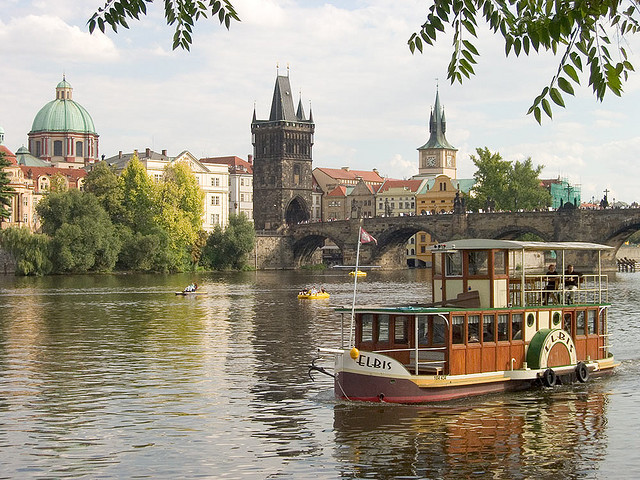
//> input picture sample2.jpeg, 640 x 480 px
$ ./2023201081_A1_Q3 sample2.jpeg 100 100   (built with g++ and OpenCV 4)
//> lines starting //> are read from the running program, lines starting //| are printed output that depends on the picture
#include <opencv2/opencv.hpp>
#include <iostream>
#include <cmath>
#include <cstdlib>
#include <unistd.h>
#include <limits.h>

using namespace std;
using namespace cv;

float giveEnergyOfPixel(int x, int y, int width, int height, Mat &image){
    Vec3b pixelPreX, pixelPostX, pixelPreY, pixelPostY;
    if(x == 0){
        if(width <= 3){
            pixelPreX = image.at<Vec3b>(y, 1);
            pixelPostX = image.at<Vec3b>(y, 2);
        }
        else {
            pixelPreX = image.at<Vec3b>(y, 1);
            pixelPostX = image.at<Vec3b>(y, 3);
        }

    }
    else if(x == width - 1) {
        if(width <= 3){
            pixelPreX = image.at<Vec3b>(y, 1);
            pixelPostX = image.at<Vec3b>(y, 0);
        }
        else {
            pixelPreX = image.at<Vec3b>(y, (width - 1) - 1);
            pixelPostX = image.at<Vec3b>(y, (width - 1) - 3);
        }
    }
    else {
        pixelPreX = image.at<Vec3b>(y, x-1);
        pixelPostX = image.at<Vec3b>(y, x+1);
    }

    if(y == 0){
        if(height <= 3){
            pixelPreY = image.at<Vec3b>(1, x);
            pixelPostY = image.at<Vec3b>(2, x);
        }
        else {
            pixelPreY = image.at<Vec3b>(1, x);
            pixelPostY = image.at<Vec3b>(3, x);
        }

    }
    else if(y == height - 1) {
        if(height <= 3){
            pixelPreY = image.at<Vec3b>(1, x);
            pixelPostY = image.at<Vec3b>(0, x);
        }
        else {
            pixelPreY = image.at<Vec3b>((height - 1) - 1, x);
            pixelPostY = image.at<Vec3b>((height - 1) - 3, x);
        }
    }
    else {
        pixelPreY = image.at<Vec3b>(y-1, x);
        pixelPostY = image.at<Vec3b>(y+1, x);
    }


    int RX = abs(pixelPreX[2] - pixelPostX[2]);
    int GX = abs(pixelPreX[1] - pixelPostX[1]);
    int BX = abs(pixelPreX[0] - pixelPostX[0]);

    int RY = abs(pixelPreY[2] - pixelPostY[2]);
    int GY = abs(pixelPreY[1] - pixelPostY[1]);
    int BY = abs(pixelPreY[0] - pixelPostY[0]);

    int deltaX = RX * RX + GX * GX + BX * BX;
    int deltaY = RY * RY + GY * GY + BY * BY;

    float energy = sqrt(deltaX + deltaY);

    return energy;
}

void evalVerticalCostMatrix(int width, int height, float* energy_matrix[], float* cost_matrix[]){
    for(int x = 0; x < width; x++){
        cost_matrix[0][x] = energy_matrix[0][x];
    }

    for (int y = 1; y < height; ++y) {
        for (int x = 0; x < width; ++x) {
            if(x == 0){
                cost_matrix[y][x] = energy_matrix[y][x] + min(cost_matrix[y-1][x], cost_matrix[y-1][x+1]);
                continue;

            } else if (x == width - 1) {
                cost_matrix[y][x] = energy_matrix[y][x] + min(cost_matrix[y-1][x-1], cost_matrix[y-1][x]);
                continue;
            } else {
                cost_matrix[y][x] = energy_matrix[y][x] + min(cost_matrix[y-1][x-1], min(cost_matrix[y-1][x], cost_matrix[y-1][x+1]));
            }
        }
    }
}

void evalHorizontalCostMatrix(int width, int height, float* energy_matrix[], float* cost_matrix[]){
    for(int y = 0; y < height; y++){
        cost_matrix[y][0] = energy_matrix[y][0];
    }

    for (int x = 1; x < width; ++x) {
        for (int y = 0; y < height; ++y) {
            if(y == 0){
                cost_matrix[y][x] = energy_matrix[y][x] + min(cost_matrix[y][x-1], cost_matrix[y+1][x-1]);
                continue;

            } else if (y == height - 1) {
                cost_matrix[y][x] = energy_matrix[y][x] + min(cost_matrix[y-1][x-1], cost_matrix[y][x-1]);
                continue;
            } else {
                cost_matrix[y][x] = energy_matrix[y][x] + min(cost_matrix[y-1][x-1], min(cost_matrix[y][x-1], cost_matrix[y+1][x-1]));
            }
        }
    }
}

void findVerticalSeam(int width, int height, float* energy_matrix[], float* cost_matrix[], int* seamIndexes){
    float min = INT_MAX;
    for(int x = 0; x < width; x++){
        if(min > cost_matrix[height - 1][x]){
            min = cost_matrix[height - 1][x];
            seamIndexes[height - 1] = x;
        }
    }

    int lastIndex = seamIndexes[height - 1];
    for(int y = height - 2; y >= 0; y--){
        if( lastIndex != 0 && cost_matrix[y][lastIndex-1] < cost_matrix[y][lastIndex]){
            seamIndexes[y] = lastIndex-1;
        } else {
            seamIndexes[y] = lastIndex;
        }

        if( lastIndex != width - 1 && cost_matrix[y][lastIndex+1] < cost_matrix[y][seamIndexes[y]]){
            seamIndexes[y] = lastIndex + 1;
        }
        lastIndex = seamIndexes[y];
    }
}

void findHorizontalSeam(int width, int height, float* energy_matrix[], float* cost_matrix[], int* seamIndexes){
    float min = INT_MAX;
    for(int y = 0; y < height; y++){
        if(min > cost_matrix[y][width - 1]){
            min = cost_matrix[y][width - 1];
            seamIndexes[width - 1] = y;
        }
    }

    int lastIndex = seamIndexes[width - 1];
    for(int x = width - 2; x >= 0; x--){
        if( lastIndex != 0 && cost_matrix[lastIndex-1][x] < cost_matrix[lastIndex][x]){
            seamIndexes[x] = lastIndex-1;
        } else {
            seamIndexes[x] = lastIndex;
        }

        if( lastIndex != height - 1 && cost_matrix[lastIndex+1][x] < cost_matrix[seamIndexes[x]][x]){
            seamIndexes[x] = lastIndex + 1;
        }
        lastIndex = seamIndexes[x];
    }


}

void removeVerticalSeam(int &width, int height, float* energy_matrix[], float* cost_matrix[], int* seamIndexes, Mat &image){
    for(int y = 0; y < height; y++){
        for(int x = seamIndexes[y]; x < width - 1; x++){
            swap(image.at<Vec3b>(y, x), image.at<Vec3b>(y, x+1));
            // swap(energy_matrix[y][x], energy_matrix[y][x+1]);
        }
    }
    width--;
    image.cols--;
}

void removeHorizontalSeam(int width, int &height, float* energy_matrix[], float* cost_matrix[], int* seamIndexes, Mat &image){
    for(int x = 0; x < width; x++){
        for(int y = seamIndexes[x]; y < height - 1; y++){
            swap(image.at<Vec3b>(y, x), image.at<Vec3b>(y+1, x));
            // swap(energy_matrix[y][x], energy_matrix[y+1][x]);
        }
    }
    height--;
    image.rows--;
}

void markVerticalSeamRed(int width, int &height, float* energy_matrix[], float* cost_matrix[], int* seamIndexes, Mat &image){
    for(int y = 0; y < height; y++){
        int x = seamIndexes[y];
        image.at<Vec3b>(y, x)[0] = 0;
        image.at<Vec3b>(y, x)[1] = 0;
        image.at<Vec3b>(y, x)[2] = 255;
    }
    imshow("Hello", image);
    waitKey(1);
}


void markHorizontalSeamRed(int width, int &height, float* energy_matrix[], float* cost_matrix[], int* seamIndexes, Mat &image){
    for(int x = 0; x < width; x++){
        int y = seamIndexes[x];
        image.at<Vec3b>(y, x)[0] = 0;
        image.at<Vec3b>(y, x)[1] = 0;
        image.at<Vec3b>(y, x)[2] = 255;
    }
    imshow("Hello", image);
    waitKey(1);
}


int main(int argc, char* argv[]) {
    if(argc < 4){
        cerr << "Give a path to image & desired output image width & height in command line argument" << endl;
        return 0;
    }

    if(argc > 4){
        cerr << "There should be only four command line arguments" << endl;
        return 0;
    }

    //* Code starts from here
    //* Definitions
    int desiredHeight = stoi(argv[2]);
    int desiredWidth = stoi(argv[3]);
    Mat image = imread(argv[1]);
//> image is the input picture: 480 rows x 640 cols, CV_8UC3; mean B, G, R 132.7, 149.6, 156.6
    if (image.empty()) {
        cerr << "Image not found!" << endl;
        return -1;
    }
    int width = image.cols;
//> width = 640
    int height = image.rows;
//> height = 480
    if(desiredWidth >= width){
        cerr << "Desired width is greater or equal to current width of image" << endl;
        return 0;
    }
    if(desiredHeight >= height){
        cerr << "Desired height is greater or equal to current height of image" << endl;
        return 0;
    }
    float** energy_matrix = new float*[height];
    for (int i = 0; i < height; ++i) {
        energy_matrix[i] = new float[width];
    }
    float** vertical_cost_matrix = new float*[height];
    for (int i = 0; i < height; ++i) {
        vertical_cost_matrix[i] = new float[width];
    }
    float** horizontal_cost_matrix = new float*[height];
    for (int i = 0; i < height; ++i) {
        horizontal_cost_matrix[i] = new float[width];
    }
    int *verticalSeamIndexes = new int[height];
    int *horizontalSeamIndexes = new int[width];

    //* Main Execution Code


    while(width != desiredWidth){
        for (int y = 0; y < height; ++y) {
            for (int x = 0; x < width; ++x) {
                Vec3b pixel = image.at<Vec3b>(y, x);
                float E = giveEnergyOfPixel(x, y, width, height, image);
                energy_matrix[y][x] = E;
            }
        }
        evalVerticalCostMatrix(width, height, energy_matrix, vertical_cost_matrix);
        findVerticalSeam(width, height, energy_matrix, vertical_cost_matrix, verticalSeamIndexes);
        markVerticalSeamRed(width, height, energy_matrix, vertical_cost_matrix, verticalSeamIndexes, image);
        removeVerticalSeam(width, height, energy_matrix, vertical_cost_matrix, verticalSeamIndexes, image);
        // cout << height << " " << width << endl;
    }
//> this loop made 540 passes
//> (width in removeVerticalSeam, width) on passes 2 to 4: (638, 638), (637, 637), (636, 636)
//> pass 1, `removeVerticalSeam(width, height, energy_matrix, vertical_cost_matrix,..`:
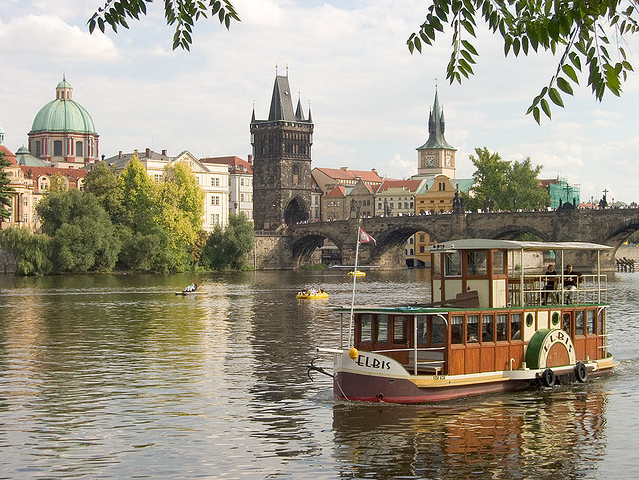
//> image: 480 rows x 639 cols, CV_8UC3; mean B, G, R 132.7, 149.6, 156.5
//> after the loop:
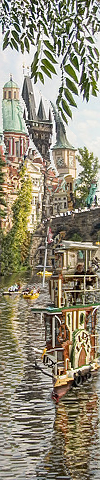
//> image: 480 rows x 100 cols, CV_8UC3; mean B, G, R 118.7, 138.8, 145.9


    while(height != desiredHeight){
        for (int y = 0; y < height; ++y) {
            for (int x = 0; x < width; ++x) {
                Vec3b pixel = image.at<Vec3b>(y, x);
                float E = giveEnergyOfPixel(x, y, width, height, image);
                energy_matrix[y][x] = E;
            }
        }
        evalHorizontalCostMatrix(width, height, energy_matrix, horizontal_cost_matrix);
        findHorizontalSeam(width, height, energy_matrix, horizontal_cost_matrix, horizontalSeamIndexes);
        markHorizontalSeamRed(width, height, energy_matrix, horizontal_cost_matrix, horizontalSeamIndexes, image);
        removeHorizontalSeam(width, height, energy_matrix, horizontal_cost_matrix, horizontalSeamIndexes, image);
        // cout << height << " " << width << endl;
    }
//> this loop made 380 passes
//> (height in removeHorizontalSeam, height) on passes 2 to 4: (478, 478), (477, 477), (476, 476)
//> pass 1, in markHorizontalSeamRed, `imshow("Hello", image);`:
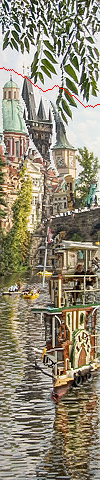
//> window 'Hello': 480 rows x 100 cols, CV_8UC3; mean B, G, R 118.3, 138.4, 146
//> pass 1, `removeHorizontalSeam(width, height, energy_matrix, horizontal_cost_mat..`:
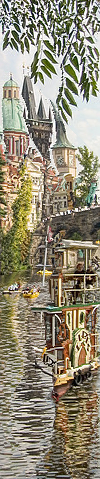
//> image: 479 rows x 100 cols, CV_8UC3; mean B, G, R 118.5, 138.7, 145.8
//> pass 2, in markHorizontalSeamRed (call 2), `imshow("Hello", image);`:
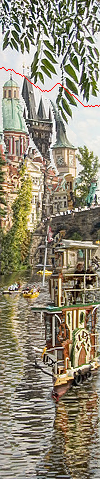
//> window 'Hello': 479 rows x 100 cols, CV_8UC3; mean B, G, R 118.1, 138.2, 145.9
//> pass 2, `removeHorizontalSeam(width, height, energy_matrix, horizontal_cost_mat..`:
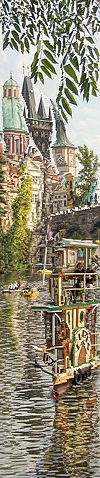
//> image: 478 rows x 100 cols, CV_8UC3; mean B, G, R 118.3, 138.5, 145.6
//> after the loop:
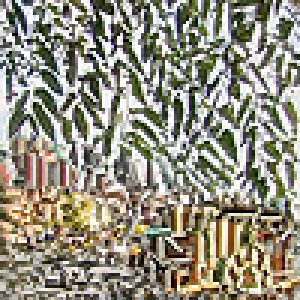
//> image: 100 rows x 100 cols, CV_8UC3 (shown 3 times larger); mean B, G, R 129.1, 144.3, 148.1

    imwrite("output.jpeg", image);
    imshow("Hello", image);
    waitKey(0);
    return 0;
}

$ run again, on sample5.jpeg
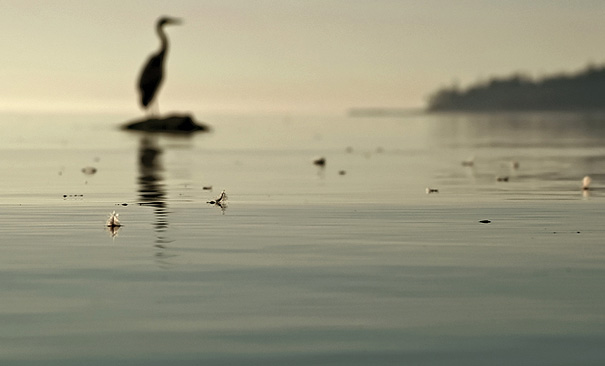
//> input picture sample5.jpeg, 605 x 366 px
//> image is the input picture: 366 rows x 605 cols, CV_8UC3; mean B, G, R 128.9, 152.1, 154.4
//> the loop `while(width != desiredWidth)` made 505 passes
//> (width in removeVerticalSeam, width) on passes 2 to 4: (603, 603), (602, 602), (601, 601)
//> after the loop `while(width != desiredWidth)`:
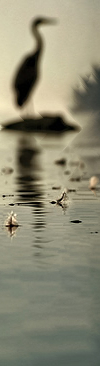
//> image: 366 rows x 100 cols, CV_8UC3; mean B, G, R 116.1, 138, 140.5
//> the loop `while(height != desiredHeight)` made 266 passes
//> (height in removeHorizontalSeam, height) on passes 2 to 4: (364, 364), (363, 363), (362, 362)
//> after the loop `while(height != desiredHeight)`:
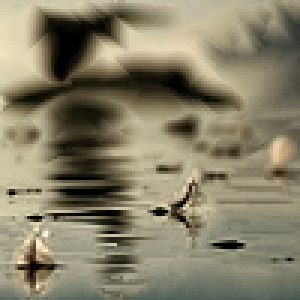
//> image: 100 rows x 100 cols, CV_8UC3 (shown 3 times larger); mean B, G, R 103.9, 127.8, 133.8

$ run again, on sample3.jpg
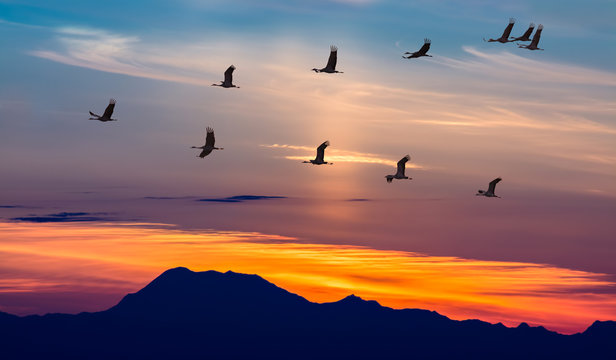
//> input picture sample3.jpg, 616 x 360 px
//> image is the input picture: 360 rows x 616 cols, CV_8UC3; mean B, G, R 109.5, 107.5, 133.5
//> the loop `while(width != desiredWidth)` made 516 passes
//> (width in removeVerticalSeam, width) on passes 2 to 4: (614, 614), (613, 613), (612, 612)
//> the loop `while(height != desiredHeight)` made 260 passes
//> (height in removeHorizontalSeam, height) on passes 2 to 4: (358, 358), (357, 357), (356, 356)
//> after the loop `while(height != desiredHeight)`:
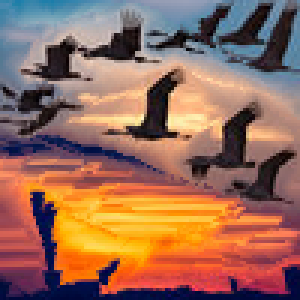
//> image: 100 rows x 100 cols, CV_8UC3 (shown 3 times larger); mean B, G, R 90.5, 107.9, 151.7
